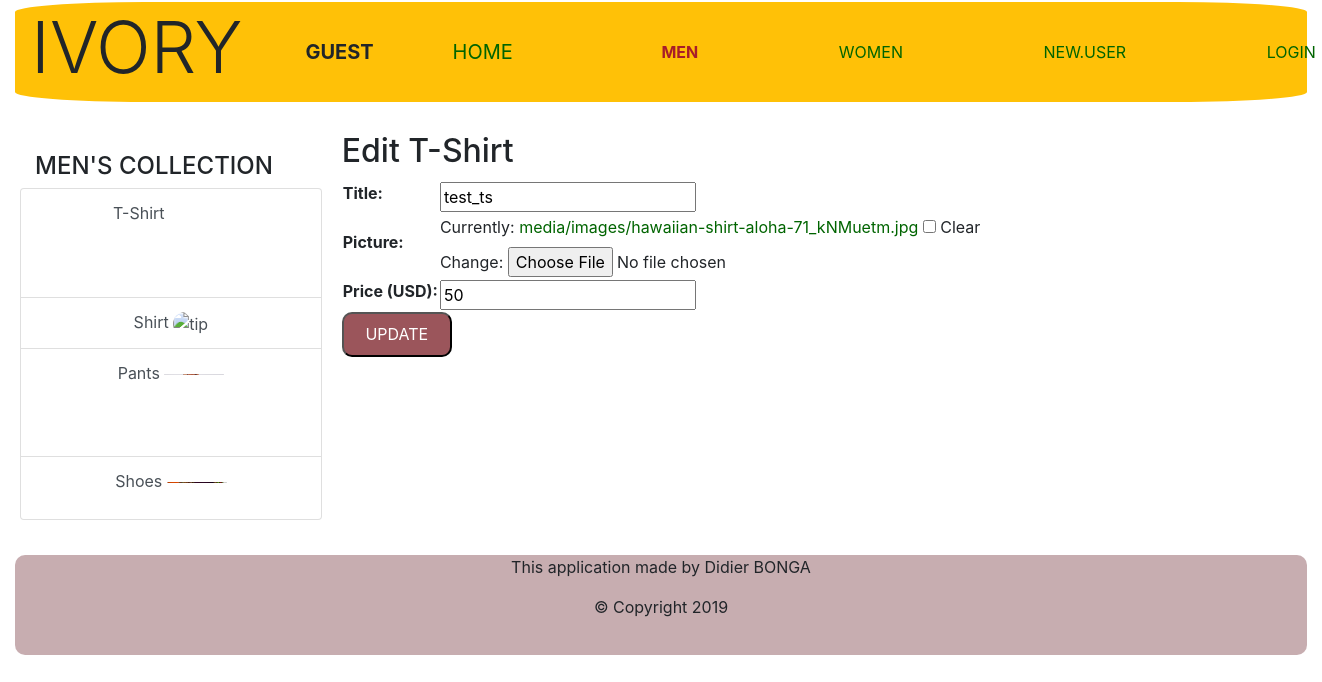
Page /edittshirt/9/ on the earlier database version.
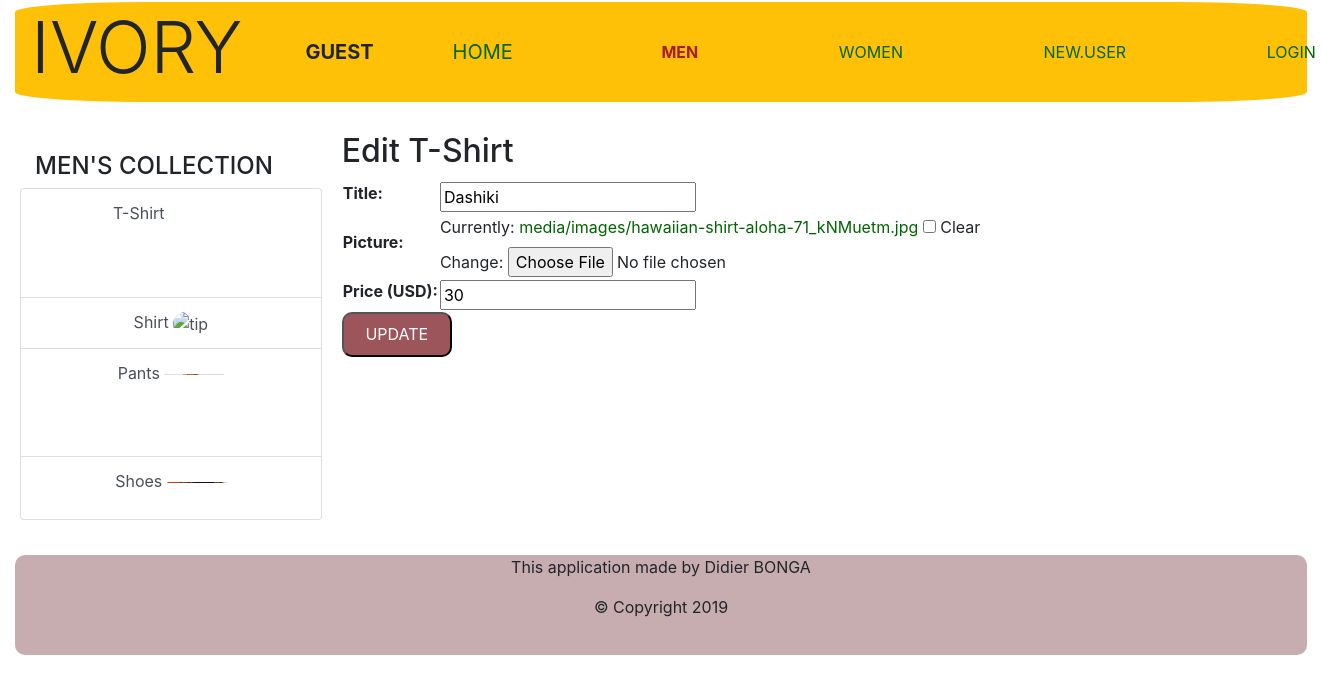
Same page on the later database version.
### ivoryApp/models.py (models this page shows, shortened)
class Tshirt(models.Model):
    ts_title = models.CharField(max_length=200)
    ts_picture = models.ImageField(upload_to="media/images/", null=True, blank=True)
    ts_price = models.IntegerField(default=0)
    ts_ForeignKey = models.ForeignKey(UserLoginModel, on_delete=models.SET_NULL, null=True, blank=True)

### ivoryApp/views.py (the view)
# urls.py: path('edittshirt/<int:ts_id>/', views.edittshirt, name='edittshirt'),
def edittshirt(request, ts_id):
    edit_tshirt = get_object_or_404(Tshirt, pk=ts_id)
    editedTshirt = TshirtForm(request.POST or None, instance=edit_tshirt)
    if editedTshirt.is_valid():
        editedTshirt.save()
        return redirect('tshirtmen')
    return render(request, 'ivoryApp/edititem/editTshirt.html', {'editedTshirt': editedTshirt})

### ivoryApp/forms.py
class TshirtForm(forms.ModelForm):
    class Meta:
        model = Tshirt
        exclude = ["ts_ForeignKey"]
        labels = {
            'ts_title': 'Title',
            'ts_picture': 'Picture',
            'ts_price': 'Price (USD)',
        }

### ivoryApp/templates/ivoryApp/edititem/editTshirt.html (shortened to what this page needs)
{% extends 'ivoryApp/men.html' %}
{% block content %}
<aside>
    <h2>Edit T-Shirt</h2>
    <form method="post">
        <table>
            <tr>
                <td>{{ editedTshirt }}</td>
            </tr>
        </table>
        <button>UPDATE</button>
    </form>
</aside>
{% endblock %}

Differences in the rows shown:
changed Tshirt: ts_title "test_ts" → "Dashiki"; ts_price "50" → "30"
